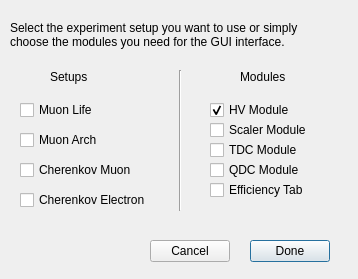
<?xml version="1.0" encoding="UTF-8"?>
<ui version="4.0">
 <class>DialogSetupInterface</class>
 <widget class="QDialog" name="DialogSetupInterface">
  <property name="geometry">
   <rect>
    <x>0</x>
    <y>0</y>
    <width>358</width>
    <height>279</height>
   </rect>
  </property>
  <property name="windowTitle">
   <string>Dialog</string>
  </property>
  <widget class="QCheckBox" name="checkBox_hv_module">
   <property name="geometry">
    <rect>
     <x>210</x>
     <y>100</y>
     <width>85</width>
     <height>20</height>
    </rect>
   </property>
   <property name="text">
    <string>HV Module</string>
   </property>
   <property name="checked">
    <bool>true</bool>
   </property>
  </widget>
  <widget class="QPushButton" name="pushButton_done">
   <property name="geometry">
    <rect>
     <x>250</x>
     <y>240</y>
     <width>80</width>
     <height>22</height>
    </rect>
   </property>
   <property name="text">
    <string>Done</string>
   </property>
  </widget>
  <widget class="QPushButton" name="pushButton_cancel">
   <property name="geometry">
    <rect>
     <x>150</x>
     <y>240</y>
     <width>80</width>
     <height>22</height>
    </rect>
   </property>
   <property name="text">
    <string>Cancel</string>
   </property>
  </widget>
  <widget class="QCheckBox" name="checkBox_scaler_module">
   <property name="geometry">
    <rect>
     <x>210</x>
     <y>120</y>
     <width>121</width>
     <height>20</height>
    </rect>
   </property>
   <property name="text">
    <string>Scaler Module</string>
   </property>
  </widget>
  <widget class="QCheckBox" name="checkBox_tdc_module">
   <property name="geometry">
    <rect>
     <x>210</x>
     <y>140</y>
     <width>101</width>
     <height>20</height>
    </rect>
   </property>
   <property name="text">
    <string>TDC Module</string>
   </property>
  </widget>
  <widget class="QCheckBox" name="checkBox_qdc_module">
   <property name="geometry">
    <rect>
     <x>210</x>
     <y>160</y>
     <width>121</width>
     <height>20</height>
    </rect>
   </property>
   <property name="text">
    <string>QDC Module</string>
   </property>
  </widget>
  <widget class="QCheckBox" name="checkBox_efficiency_tab">
   <property name="geometry">
    <rect>
     <x>210</x>
     <y>180</y>
     <width>111</width>
     <height>20</height>
    </rect>
   </property>
   <property name="text">
    <string>Efficiency Tab</string>
   </property>
  </widget>
  <widget class="QLabel" name="label">
   <property name="geometry">
    <rect>
     <x>10</x>
     <y>10</y>
     <width>351</width>
     <height>51</height>
    </rect>
   </property>
   <property name="text">
    <string>&lt;html&gt;&lt;head/&gt;&lt;body&gt;&lt;p align=&quot;justify&quot;&gt;Select the experiment setup you want to use or simply&lt;br/&gt;choose the modules you need for the GUI interface.&lt;/p&gt;&lt;/body&gt;&lt;/html&gt;</string>
   </property>
  </widget>
  <widget class="QCheckBox" name="checkBox_muon_life">
   <property name="geometry">
    <rect>
     <x>20</x>
     <y>100</y>
     <width>85</width>
     <height>20</height>
    </rect>
   </property>
   <property name="text">
    <string>Muon Life</string>
   </property>
  </widget>
  <widget class="QCheckBox" name="checkBox_cosmic_muon">
   <property name="geometry">
    <rect>
     <x>20</x>
     <y>130</y>
     <width>111</width>
     <height>20</height>
    </rect>
   </property>
   <property name="text">
    <string>Muon Arch</string>
   </property>
  </widget>
  <widget class="QCheckBox" name="checkBox_cherenkov_muon">
   <property name="geometry">
    <rect>
     <x>20</x>
     <y>160</y>
     <width>131</width>
     <height>20</height>
    </rect>
   </property>
   <property name="text">
    <string>Cherenkov Muon</string>
   </property>
  </widget>
  <widget class="QCheckBox" name="checkBox_cherenkov_electron">
   <property name="geometry">
    <rect>
     <x>20</x>
     <y>190</y>
     <width>151</width>
     <height>20</height>
    </rect>
   </property>
   <property name="text">
    <string>Cherenkov Electron</string>
   </property>
  </widget>
  <widget class="Line" name="line">
   <property name="geometry">
    <rect>
     <x>170</x>
     <y>70</y>
     <width>20</width>
     <height>141</height>
    </rect>
   </property>
   <property name="orientation">
    <enum>Qt::Vertical</enum>
   </property>
  </widget>
  <widget class="QLabel" name="label_2">
   <property name="geometry">
    <rect>
     <x>240</x>
     <y>70</y>
     <width>59</width>
     <height>14</height>
    </rect>
   </property>
   <property name="text">
    <string>Modules</string>
   </property>
  </widget>
  <widget class="QLabel" name="label_3">
   <property name="geometry">
    <rect>
     <x>50</x>
     <y>70</y>
     <width>59</width>
     <height>14</height>
    </rect>
   </property>
   <property name="text">
    <string>Setups</string>
   </property>
  </widget>
 </widget>
 <resources/>
 <connections/>
</ui>
